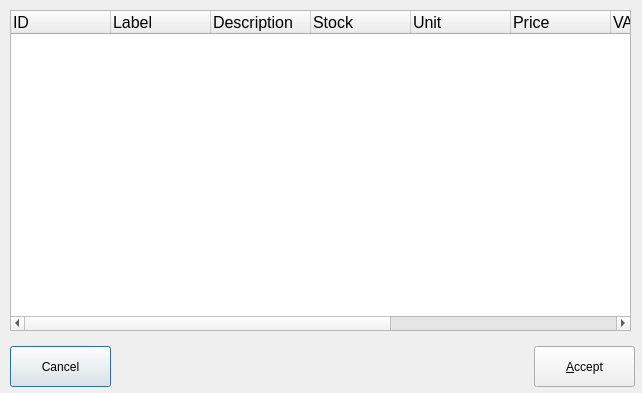
<ui version="4.0" >
 <class>stockselfrm</class>
 <widget class="QDialog" name="stockselfrm" >
  <property name="geometry" >
   <rect>
    <x>0</x>
    <y>0</y>
    <width>642</width>
    <height>393</height>
   </rect>
  </property>
  <property name="windowTitle" >
   <string>Select stock item...</string>
  </property>
  <property name="windowIcon" >
   <iconset resource="../resources/images/first4_cashpoint.qrc" >:/kcalc.png</iconset>
  </property>
  <widget class="QPushButton" name="btncancel" >
   <property name="geometry" >
    <rect>
     <x>10</x>
     <y>346</y>
     <width>101</width>
     <height>41</height>
    </rect>
   </property>
   <property name="text" >
    <string>Cancel</string>
   </property>
   <property name="icon" >
    <iconset resource="../resources/images/first4_cashpoint.qrc" >:/button_cancel.png</iconset>
   </property>
  </widget>
  <widget class="QPushButton" name="btnaccept" >
   <property name="geometry" >
    <rect>
     <x>534</x>
     <y>346</y>
     <width>101</width>
     <height>41</height>
    </rect>
   </property>
   <property name="text" >
    <string>&amp;Accept</string>
   </property>
   <property name="icon" >
    <iconset resource="../resources/images/first4_cashpoint.qrc" >:/button_ok.png</iconset>
   </property>
  </widget>
  <widget class="QTreeWidget" name="treemain" >
   <property name="geometry" >
    <rect>
     <x>10</x>
     <y>10</y>
     <width>621</width>
     <height>321</height>
    </rect>
   </property>
   <property name="font" >
    <font>
     <pointsize>12</pointsize>
    </font>
   </property>
   <column>
    <property name="text" >
     <string>ID</string>
    </property>
   </column>
   <column>
    <property name="text" >
     <string>Label</string>
    </property>
   </column>
   <column>
    <property name="text" >
     <string>Description</string>
    </property>
   </column>
   <column>
    <property name="text" >
     <string>Stock</string>
    </property>
   </column>
   <column>
    <property name="text" >
     <string>Unit</string>
    </property>
   </column>
   <column>
    <property name="text" >
     <string>Price</string>
    </property>
   </column>
   <column>
    <property name="text" >
     <string>VAT</string>
    </property>
   </column>
   <column>
    <property name="text" >
     <string>Min. Stock</string>
    </property>
   </column>
   <column>
    <property name="text" >
     <string>tab_id</string>
    </property>
   </column>
   <column>
    <property name="text" >
     <string>supplier</string>
    </property>
   </column>
  </widget>
 </widget>
 <tabstops>
  <tabstop>treemain</tabstop>
  <tabstop>btnaccept</tabstop>
  <tabstop>btncancel</tabstop>
 </tabstops>
 <resources>
  <include location="../resources/images/first4_cashpoint.qrc" />
  <include location="../resources/images/first4_cashpoint.qrc" />
 </resources>
 <connections>
  <connection>
   <sender>btncancel</sender>
   <signal>clicked()</signal>
   <receiver>stockselfrm</receiver>
   <slot>reject()</slot>
   <hints>
    <hint type="sourcelabel" >
     <x>369</x>
     <y>253</y>
    </hint>
    <hint type="destinationlabel" >
     <x>179</x>
     <y>282</y>
    </hint>
   </hints>
  </connection>
 </connections>
</ui>
